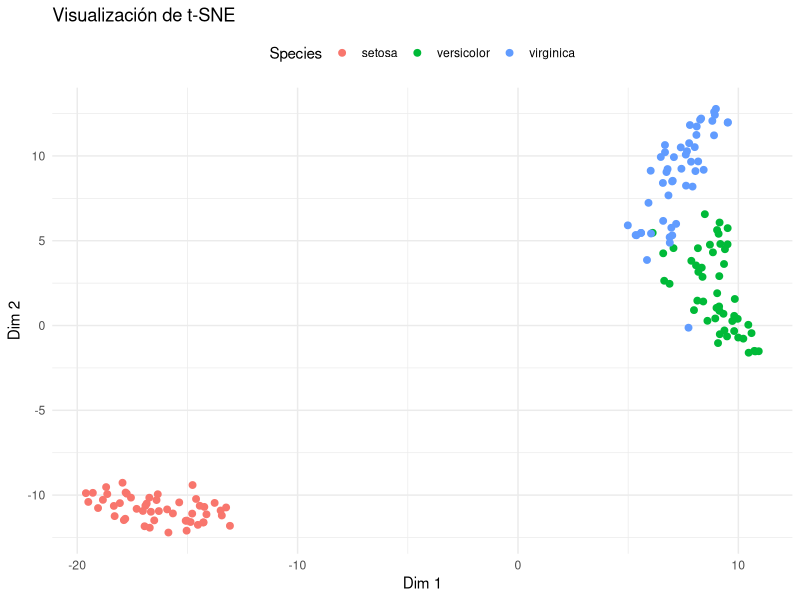

The R script that drew this image:
# Instalar y cargar el paquete Rtsne si no está instalado
if (!require(Rtsne)) install.packages("Rtsne", dependencies = TRUE)
library(Rtsne)

# Cargar el conjunto de datos iris (es un conjunto de datos de ejemplo común)
data(iris)
head(iris)

# Tomamos solo las características (sin la columna de etiquetas de especie)
data <- iris[, 1:4]

# Aplicar t-SNE (usando 2 dimensiones de salida)
set.seed(42)  # Para reproducibilidad
tsne_result <- Rtsne(data, dims = 2, pca = TRUE, perplexity = 30, check_duplicates = FALSE)
#Esta perplexity esta relacionada con la varianza de las distribuciones gaussianas sobre los puntos

# tsne_result$Y contiene las coordenadas de los puntos en 2D
tsne_data <- data.frame(tsne_result$Y)
colnames(tsne_data) <- c("V1", "V2")  # Nombrar las columnas de los resultados
tsne_data$Species <- iris$Species

# Graficar los resultados
library(ggplot2)

ggplot(tsne_data, aes(x = V1, y = V2, color = Species)) +
  geom_point(size = 2) +
  theme_minimal() +
  labs(title = "Visualización de t-SNE", x = "Dim 1", y = "Dim 2") +
  theme(legend.position = "top")
